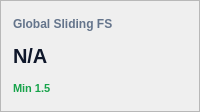
                                            <widget class="QFrame" name="card_kpi_slide_global">
                                              <property name="frameShape">
                                                <enum>QFrame::StyledPanel</enum>
                                              </property>
                                              <property name="minimumSize">
                                                <size>
                                                  <width>160</width>
                                                  <height>112</height>
                                                </size>
                                              </property>
                                              <property name="styleSheet">
                                                <string>QFrame#card_kpi_slide_global { background-color: #ffffff; border: 1px solid #e2e8f0; border-radius: 8px; }</string>
                                              </property>
                                              <layout class="QVBoxLayout" name="vbox_card_kpi_slide_global">
                                                <property name="spacing">
                                                  <number>4</number>
                                                </property>
                                                <property name="leftMargin">
                                                  <number>12</number>
                                                </property>
                                                <property name="topMargin">
                                                  <number>10</number>
                                                </property>
                                                <property name="rightMargin">
                                                  <number>12</number>
                                                </property>
                                                <property name="bottomMargin">
                                                  <number>10</number>
                                                </property>
                                                <item>
                                                  <widget class="QLabel" name="lbl_title_card_kpi_slide_global">
                                                    <property name="text">
                                                      <string>Global Sliding FS</string>
                                                    </property>
                                                    <property name="styleSheet">
                                                      <string>color: #64748b; font-size: 12px; font-weight: 600; border: none;</string>
                                                    </property>
                                                    <property name="minimumSize">
                                                      <size>
                                                        <width>0</width>
                                                        <height>20</height>
                                                      </size>
                                                    </property>
                                                  </widget>
                                                </item>
                                                <item>
                                                  <widget class="QLabel" name="lbl_kpi_slide_global_val">
                                                    <property name="text">
                                                      <string>N/A</string>
                                                    </property>
                                                    <property name="styleSheet">
                                                      <string>color: #0f172a; font-size: 20px; font-weight: 700; border: none;</string>
                                                    </property>
                                                    <property name="minimumSize">
                                                      <size>
                                                        <width>0</width>
                                                        <height>32</height>
                                                      </size>
                                                    </property>
                                                  </widget>
                                                </item>
                                                <item>
                                                  <widget class="QLabel" name="lbl_kpi_slide_global_delta">
                                                    <property name="text">
                                                      <string>Min 1.5</string>
                                                    </property>
                                                    <property name="styleSheet">
                                                      <string>color: #16a34a; font-size: 11px; font-weight: 600; border: none;</string>
                                                    </property>
                                                    <property name="minimumSize">
                                                      <size>
                                                        <width>0</width>
                                                        <height>20</height>
                                                      </size>
                                                    </property>
                                                  </widget>
                                                </item>
                                              </layout>
                                            </widget>
